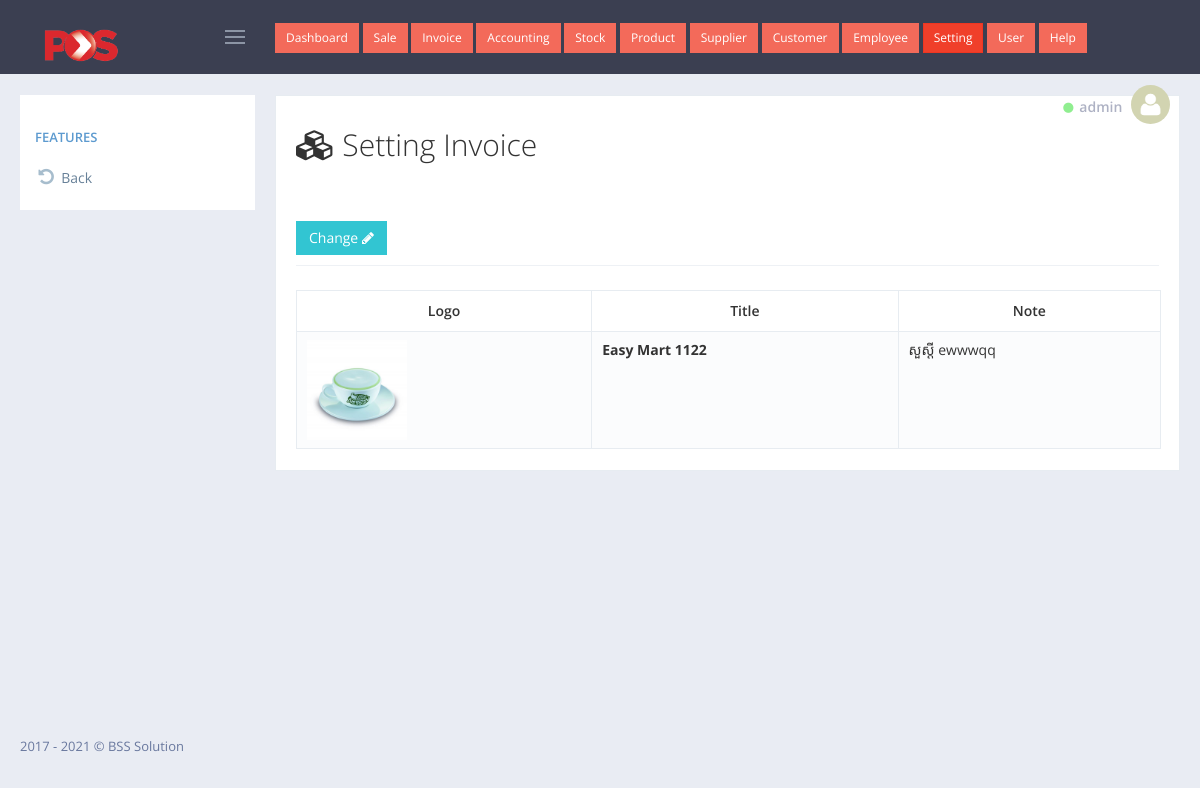
Screenshot of /admin/setting_invoice/index.php (signed in) with the database file from the repository.
### tables this page shows
CREATE TABLE `tbl_pos_invoice` (
  `transaction_id` int(6) UNSIGNED ZEROFILL NOT NULL,
  `inv_no` int(200) NOT NULL,
  `cashier_name` varchar(100) NOT NULL,
  `user_id` int(11) NOT NULL,
  `cus` int(11) NOT NULL,
  `date_sell` date NOT NULL,
  `amount` decimal(10,2) NOT NULL,
  `vat` decimal(10,2) NOT NULL,
  `pay_dollar` decimal(10,2) NOT NULL,
  `pay_riel` varchar(111) NOT NULL
);

CREATE TABLE `tbl_pos_con_invoice` (
  `c_id` int(100) NOT NULL,
  `shop_name` text NOT NULL,
  `shop_note` text NOT NULL,
  `logo` text NOT NULL
);

### admin/setting_invoice/index.php (the view, shortened to what this page needs)
<?php
    include_once '../../config/database.php';
    include_once '../layout/header.php';
?>
<div class="portlet light bordered">
    <div class="row">
        <div class="col-xs-12">
            <h2><i class="fa fa-cubes fa-fw"></i> Setting Invoice</h2>
        </div>
    </div>
    <br>
    <br>
    <div class="portlet-title">
        <div class="caption font-dark">
            <a  data-toggle="modal" href='#modal_change' class="btn green"> Change
                <i class="fa fa-pencil"></i>
            </a>
        </div>
    </div>
    <div class="portlet-body">
        <div id="sample_1_wrapper" class="dataTables_wrapper">
            <table class="table table-striped table-bordered table-hover dataTable dtr-inline " id="sample_2" role="grid" aria-describedby="sample_1_info">
                <thead>
                    <tr role="row">
                        <th class="text-center">Logo</th>
                        <th class="text-center">Title</th>
                        <th class="text-center">Note</th>
                    </tr>
                </thead>
                <tbody>
                    <?php
                        $get_data = $connect->query("SELECT * FROM tbl_pos_con_invoice");
                        $row = mysqli_fetch_object($get_data);
                        echo '<tr>';
                            echo '<td><img width="100px" src="../../img/img_invoice/'.$row->logo.'"/></td>';
                            echo '<td>'.$row->shop_name.'</td>';
                            echo '<td>'.$row->shop_note.'</td>';
                        echo '</tr>';
                    ?>
                </tbody>
            </table>
        </div>
    </div>
</div>
<?php include_once '../layout/footer.php' ?>

### admin/layout/header.php (shortened to what this page needs)
<!DOCTYPE html>
<html lang="en">
    <head>
        <link href="../../assets/global/plugins/font-awesome/css/font-awesome.min.css" rel="stylesheet" type="text/css" />
        <link href="../../assets/global/plugins/simple-line-icons/simple-line-icons.min.css" rel="stylesheet" type="text/css" />
        <link href="../../assets/global/plugins/bootstrap/css/bootstrap.min.css" rel="stylesheet" type="text/css" />
        <link href="../../assets/global/plugins/bootstrap-switch/css/bootstrap-switch.min.css" rel="stylesheet" type="text/css" />
        <link href="../../assets/global/plugins/datatables/datatables.min.css" rel="stylesheet" type="text/css" />
        <link href="../../assets/global/plugins/datatables/plugins/bootstrap/datatables.bootstrap.css" rel="stylesheet" type="text/css" />
        <link href="../../assets/global/plugins/bootstrap-datepicker/css/bootstrap-datepicker3.min.css" rel="stylesheet" type="text/css" />
        <link href="../../assets/global/css/components.min.css" rel="stylesheet" id="style_components" type="text/css" />
        <link href="../../assets/global/css/plugins.min.css" rel="stylesheet" type="text/css" />
        <link href="../../assets/layouts/layout4/css/layout.min.css" rel="stylesheet" type="text/css" />
        <link href="../../assets/layouts/layout4/css/themes/default.min.css" rel="stylesheet" type="text/css" id="style_color" />
        <link href="../../assets/layouts/layout4/css/custom.min.css" rel="stylesheet" type="text/css" />
    </head>
    <body class="page-container-bg-solid page-header-fixed page-sidebar-closed-hide-logo">
        <div class="page-header navbar navbar-fixed-top">
            <div class="page-header-inner ">
                <div class="page-logo">
                    <a href="../../index.php">
                        <img src="../../img/img_logo/Pos_Malaysia_Logo.png" width="100px" alt="logo" class="logo-default" />
                    </a>
                    <div class="menu-toggler sidebar-toggler">
                    </div>
                </div>
                <?php include_once('top_navigation.php') ?>
                <div class="page-top">
                    <div class="top-menu">
                        <ul class="nav navbar-nav pull-right">
                            <li class="dropdown dropdown-user dropdown-dark">
                                <a href="javascript:;" class="dropdown-toggle" data-toggle="dropdown" data-hover="dropdown" data-close-others="true">
                                    <small><i class="fa fa-circle" style="color: lightgreen;"></i></small>
                                    <span class="username username-hide-on-mobile"> <?= @$_SESSION['user']->username ?> </span>
                                    <img alt="" class="img-circle" src="../../img/img_user/blank.png" /> </a>
                            </li>
                        </ul>
                    </div>
                </div>
            </div>
        </div>
        <div class="page-container">
            <div class="page-content-wrapper">
                <div class="page-content" style="transform: translate(0px,-10px);">

### rows the page displays
tbl_pos_invoice: cashier_name "admin"
tbl_pos_con_invoice: logo (picture), shop_name "Easy Mart 1122", shop_note "សួស្ដី ewwwqq"
